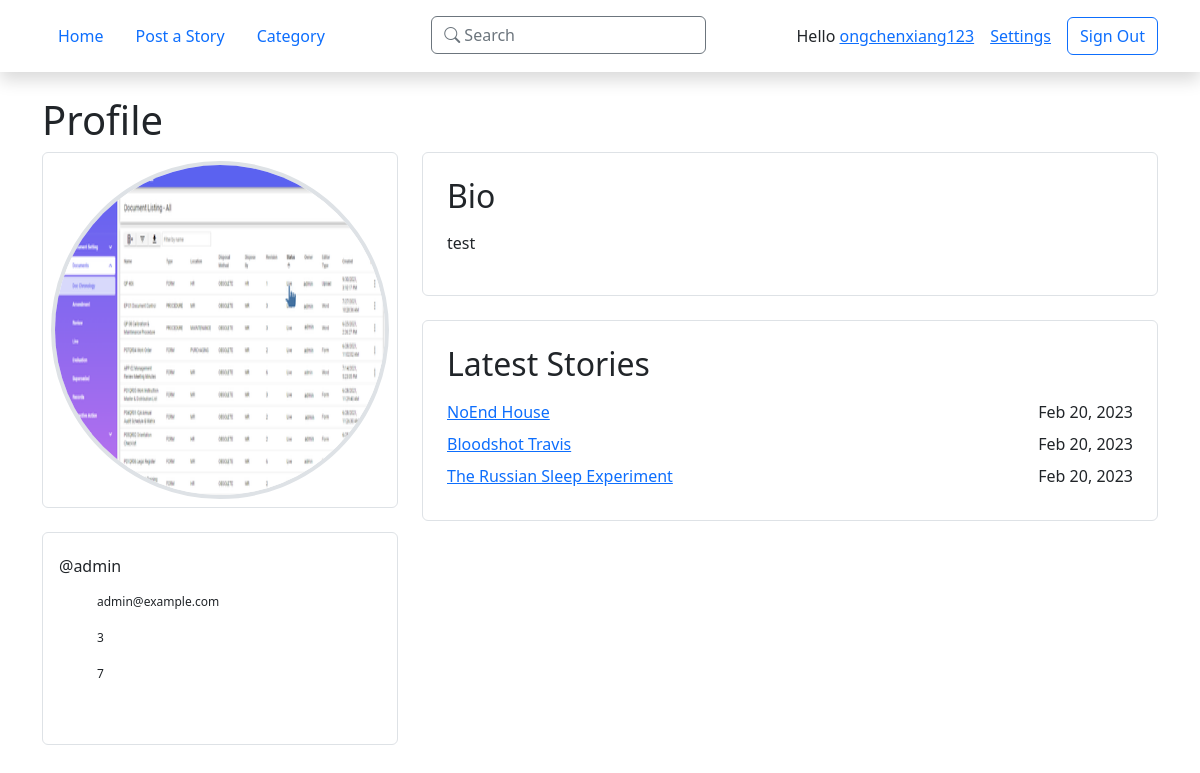
The page /oldstimes/profile/admin (signed in) on the database its author committed.
### old_straits_times/models.py (models this page shows, shortened)
class Author(AbstractUser):
    bio = RichTextField()
    country = models.CharField(max_length=60, default="", blank=True, null=True)
    avatar = ResizedImageField(size=[400,400],
                               default="avatars/none/default.png",
                               upload_to=path_and_rename,
                               null=True,
                               blank=True)
    social1 = models.CharField(max_length=120, default="", blank=True, null=True)
    social2 = models.CharField(max_length=120, default="", blank=True, null=True)
    social3 = models.CharField(max_length=120, default="", blank=True, null=True)
    social4 = models.CharField(max_length=120, default="", blank=True, null=True)
    def stories(self):
        return Story.objects.filter(author=self.pk).order_by('-date_published')
    def stories_count(self):
        return self.stories().count()
    def total_views(self):
        return sum([story.views_total for story in self.stories()])

class Story(models.Model):
    title = models.CharField(max_length=50)
    author = models.ForeignKey(Author, on_delete=models.CASCADE)
    genre = models.ManyToManyField(Genre)
    abstract = models.TextField(max_length=250, blank=True,
                                   validators=[MaxLengthValidator(250)])
    date_published = models.DateTimeField('date published', auto_now_add=True)
    date_last_updated = models.DateTimeField('date last updated')
    views_in_week = models.IntegerField(default=0)
    views_total = models.IntegerField(default=0)
    content = RichTextField()
    def get_genre(self):
        return ", ".join([s.name for s in self.genre.all()])
    get_genre.short_description = 'Genre'

### old_straits_times/views.py (the view)
# urls.py: path('profile/<slug:author_username>', views.profile, name='profile'),
def profile(request, author_username):
    template_name = 'old_straits_times/profile.html'
    authorData = get_object_or_404(Author, username=author_username)
    return render(request, template_name, {
        "author": authorData
    })

### old_straits_times/templates/old_straits_times/profile.html (shortened to what this page needs)
{% extends './base.html' %}
{% block content %}
    <div>
        <h1>Profile</h1>
        <div class="row">
            <div class="col-12 col-md-4 lg:col-3 mb-4 mb-md-0">
                <div class="mb-4 border rounded ratio ratio-1x1">
                    <div class="p-2">
                        <img class="object-fit-fill w-100 h-100 rounded-circle border border-4 border-body" src="{{ author.avatar.url }}" />
                    </div>
                </div>
                <div class="border rounded p-3">
                    <h6>@{{ author.username }}</h6>
                    <div class="author-profile-table py-2">
                        <div>
                            <span class="fs-7">{{ author.email }}</span>
                        </div>
                        <div>
                            <span class="fs-7">{{ author.stories_count }}</span>
                        </div>
                        <div>
                            <span class="fs-7">{{ author.total_views }}</span>
                        </div>
                        <div>
                        </div>
                    </div>
                </div>
            </div>
            <div class="col">
                <div class="border rounded p-4 mb-4">
                    <h2 class="pb-2">Bio</h2>
                    <div>
                        {% if author.bio %}
                            {{ author.bio|safe }}
                        {% else %}
                            This user hasn't written anything...
                        {% endif %}
                    </div>
                </div>
                <div class="border rounded p-4">
                    <h2 class="pb-2">Latest Stories</h2>
                    {% for story in author.stories|slice:":5" %}
                        <div class="d-flex justify-content-between mb-2">
                            <a href="{% url 'oldstimes:story' story.pk %}">
                                <span>{{ story.title }}</span>
                            </a>
                            <span>{{ story.date_published|date:"M d, Y" }}</span>
                        </div>
                    {% endfor %}
                </div>
            </div>
        </div>
    </div>
{% endblock content %}

### old_straits_times/templates/old_straits_times/base.html (shortened to what this page needs)
<!doctype html>
<html lang="en" data-bs-theme="{{ request.COOKIES.theme_color|default:'light' }}">
    <head>
        {% load static %}
        <link href="https://cdn.jsdelivr.net/npm/bootstrap@5.3.0-alpha1/dist/css/bootstrap.min.css" rel="stylesheet">
        <link rel="stylesheet" href="https://cdn.jsdelivr.net/npm/bootstrap-icons@1.10.3/font/bootstrap-icons.css">
        <link href='https://css.gg/css' rel='stylesheet'>
        <link rel="stylesheet" href="{% static 'old_straits_times/customs.css' %}">
    </head>
    <body>
        <header class="sticky-top shadow bg-body">
            <div class="container">
                <div class="py-3 d-flex justify-content-between">
                    <div>
                        <nav>
                            <ul class="nav d-none d-md-flex">
                                <li class="nav-item">
                                  <a href="{% url 'oldstimes:index' %}" class="nav-link" aria-current="page">Home</a>
                                </li>
                                {% if request.user.is_authenticated %}
                                    <li class="nav-item">
                                        <a href="{% url 'oldstimes:story_post' %}" class="nav-link" aria-current="page">Post a Story</a>
                                    </li>
                                {% endif %}
                                <li class="nav-item">
                                  <a class="nav-link" href="{% url 'oldstimes:category' %}">Category</a>
                                </li>
                            </ul>
                        </nav>
                    </div>
                    <div class="d-none d-xl-block">
                        <div class="d-flex" role="search">
                            <button class="btn btn-outline-secondary text-start" data-bs-toggle="modal" data-bs-target="#searchModal" style="width: 275px;">
                                <i class="bi bi-search"></i>
                                Search
                            </button>
                        </div>
                    </div>
                    {% if request.user.is_authenticated %}
                        <div class="d-flex align-items-center">
                            <span class="pe-3">Hello <a href="{% url 'oldstimes:profile' request.user.username %}">{{ request.user.username }}</a></span>
                            <a class="pe-3" href="{% url 'oldstimes:settings_profile' %}">
                                Settings
                            </a>
                            <a class="d-none d-sm-block" href="{% url 'oldstimes:auth_logout' %}">
                                <button class="btn btn-outline-primary">Sign Out</button>
                            </a>
                        </div>
                    {% endif %}
                </div>
            </div>
        </header>
        <div class="container my-4">
            {% block content %}{% endblock content %}
        </div>
    </body>
</html>

### old_straits_times/static/old_straits_times/customs.css (style rules this page uses)
.fs-7 { font-size: 0.75rem !important; }
.author-profile-table > div { display: flex; align-items: center; min-height: 1.25em; }
.author-profile-table > div:not(:last-child) { margin-bottom: 1rem; }

### rows shown on the page
Author: user.username "ongchenxiang123"
Author: avatar (picture), username "admin", email "admin@example.com", stories_count "3", total_views "7", bio "test"
Story: title "NoEnd House", date_published "Feb 20, 2023"
Story: title "Bloodshot Travis", date_published "Feb 20, 2023"
Story: title "The Russian Sleep Experiment", date_published "Feb 20, 2023"
